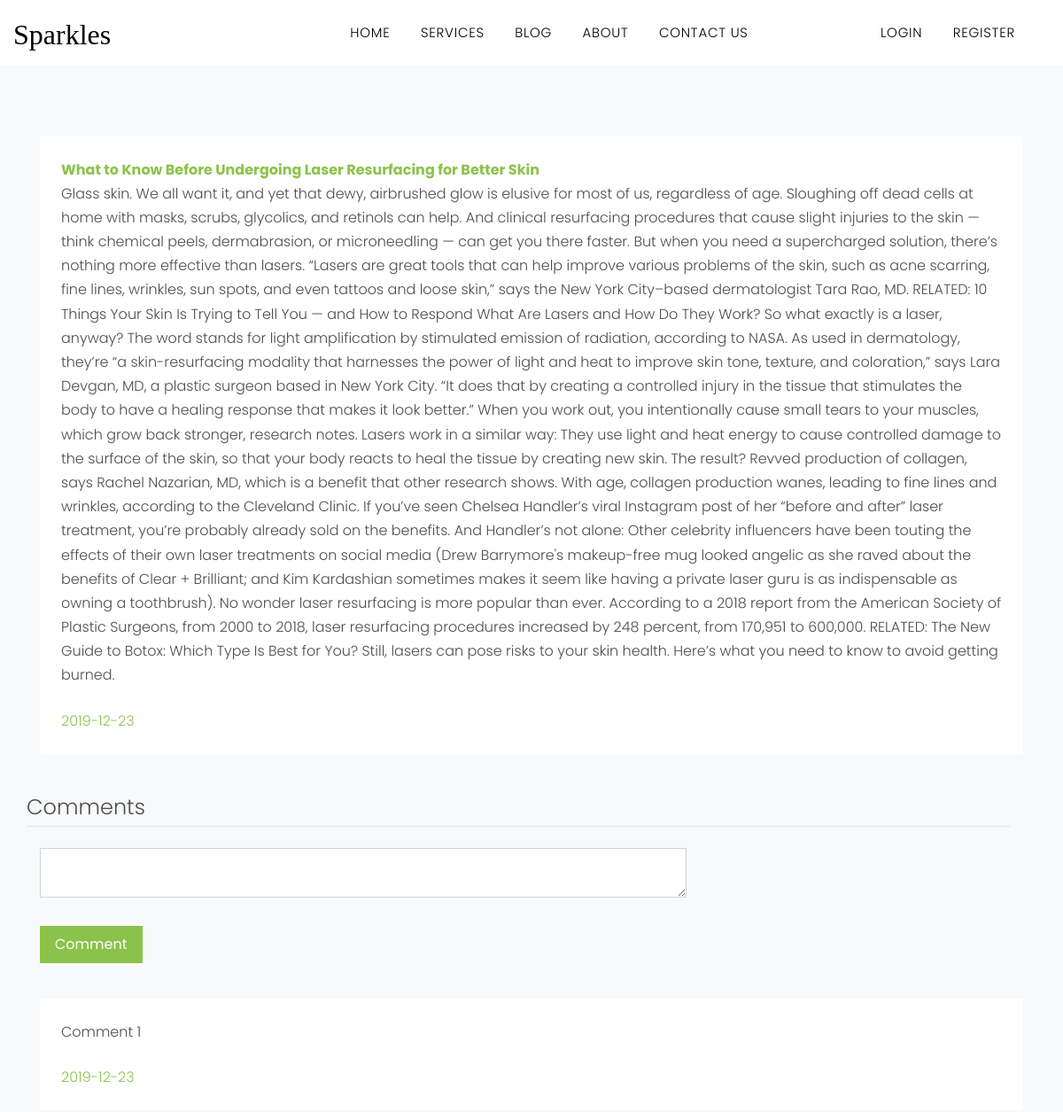
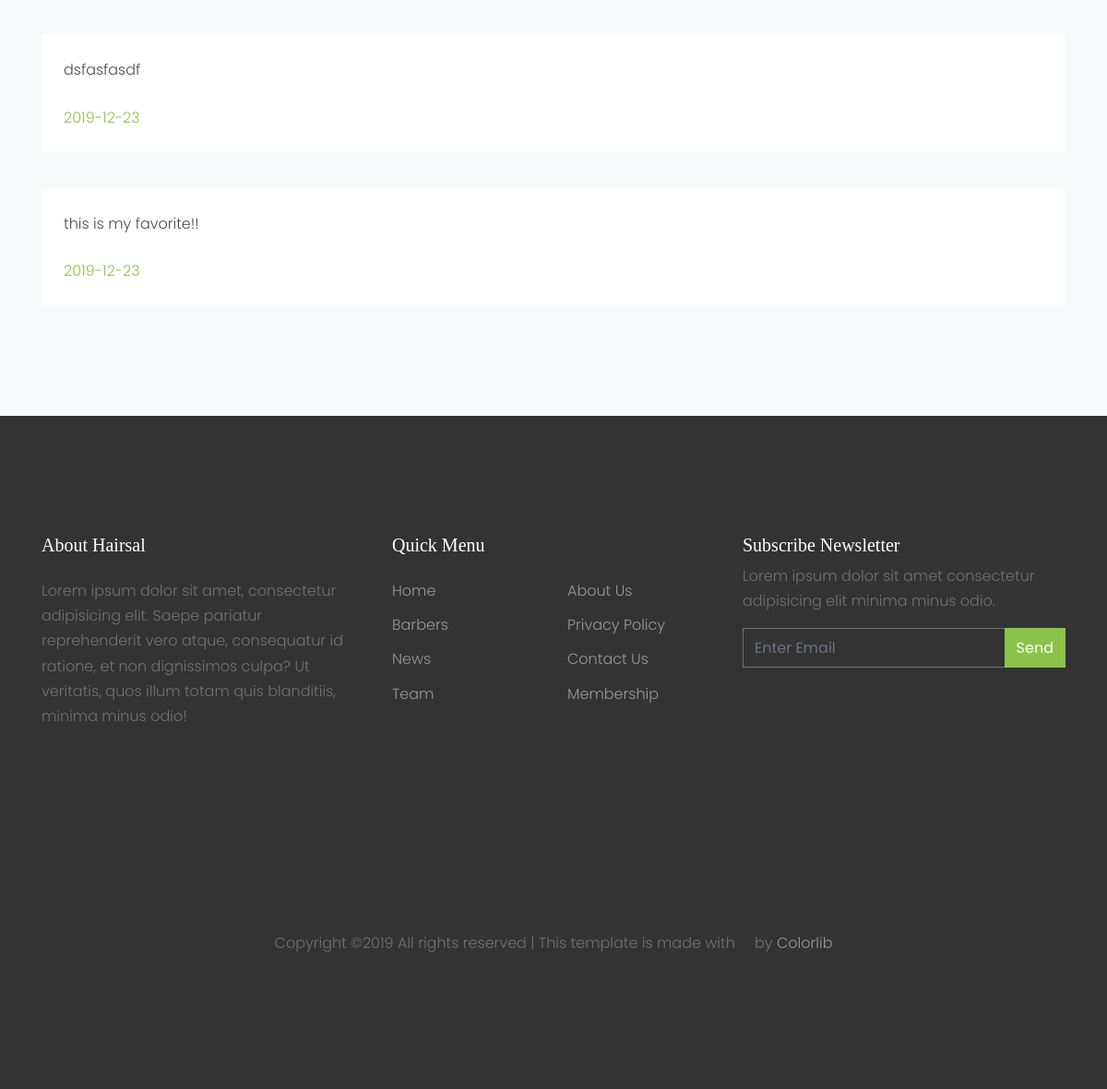
The page /post/12 on the database its author committed (2 pictures, top to bottom).
### flaskblog/models.py (models this page shows, shortened)
class Post(db.Model):
	id = db.Column(db.Integer, primary_key=True)
	title = db.Column(db.String(100), nullable=False)
	date_posted = db.Column(db.DateTime, nullable=False, default=datetime.utcnow)
	content = db.Column(db.Text, nullable=False)
	user_id = db.Column(db.Integer, db.ForeignKey('user.id'), nullable=False)
	likes = db.relationship('PostLike', backref='post', lazy='dynamic')

class Comment(db.Model):
    id = db.Column(db.Integer, primary_key=True)
    body = db.Column(db.String(100), nullable=False)
    timestamp = db.Column(db.DateTime, nullable=False, default=datetime.utcnow)
    post_id = db.Column(db.Integer, db.ForeignKey('post.id'), nullable=False)
    user_id = db.Column(db.Integer, db.ForeignKey('user.id'), nullable=False)

### flaskblog/routes.py (the view)
@app.route("/post/<int:post_id>")
def post(post_id):
	post = Post.query.get_or_404(post_id)
	comments = Comment.query.filter_by(post_id=post_id).all()
	form = AddCommentForm()
	comment_post(post_id)
	return render_template('post.html', title=post.title, post=post, form=form, comments=comments)

### flaskblog/forms.py
class AddCommentForm(FlaskForm):
    body = TextAreaField("Body", validators=[DataRequired()])
    submit = SubmitField("Comment")

### flaskblog/routes.py (called while the page is built)
@app.before_request
def before_request():
    if current_user.is_authenticated:
        current_user.last_seen = datetime.utcnow()
        db.session.commit()

### flaskblog/templates/post.html (shortened to what this page needs)
{% extends "layout.html" %}
{% block content %}
    <div class="site-section bg-light">
      <div class="container">
        <div class="row">
           <div class="col-md-12 mb-4">
               <div class="p-4 mb-3 bg-white">
                <p class="mb-0 font-weight-bold"><a href="{{ url_for('post', post_id=post.id) }}">{{ post.title }}</a></p>
                <p class="mb-4">{{ post.content }}</p>
                <p class="mb-0"><a href="#">{{ post.date_posted.strftime('%Y-%m-%d') }}</a></p>
               </div>
           </div>
            <div class="row col-md-12">
                <legend class="border-bottom mb-4">Comments</legend>
            </div>
            <form class="col-md-8 mb-4" method="POST" action="">
              <fieldset class="form-group">
                  <div class="form-group">
                      {% if form.body.errors %}
                          {{ form.body(class="form-control form-control-lg is-invalid") }}
                          <div class="invalid-feedback">
                              {% for error in form.body.errors %}
                                  <span>{{ error }}</span>
                              {% endfor %}
                          </div>
                      {% else %}
                          {{ form.body(class="form-control form-control-lg") }}
                      {% endif %}
                  </div>
              </fieldset>
              <div class="form-group">
                  {{ form.submit(class="btn btn-primary py-2 px-3 text-white") }}
              </div>
            </form>
            {% for comment in comments %}
            <div class="col-md-12 mb-4">
                <div class="p-4 mb-3 bg-white">
                  <p class="mb-4">{{ comment.body | safe }}</p>
                  <p class="mb-0"><a href="#">{{ comment.timestamp.strftime('%Y-%m-%d') }}</a></p>
                </div>
            </div>
            {% endfor %}
      </div>
    </div>
</div>
{% endblock content %}

### flaskblog/static/css/style.css (style rules this page uses)
body { line-height: 1.7; color: #4d4d4d; font-weight: 300; font-size: 1rem; }
a { -webkit-transition: .3s all ease; -o-transition: .3s all ease; transition: .3s all ease; }
.btn { border-radius: 0; }
.form-control { height: 43px; border-radius: 0; }
.site-section { padding: 2.5em 0; }
@media (min-width: 768px) { .site-section { padding: 5em 0; } }
.bg-light { background: #ccc; }

### rows shown on the page
Post: title "What to Know Before Undergoing Laser Resurfacing for Better Skin", content "Glass skin. We all want it, and yet that dewy, airbrushed glow is elusive for most of us, regardless of age. Sloughing off dead cells at home with masks, scrubs, glycolics, and retinols can help. And clinical resurfacing procedures that cause slight injuries to the skin — think chemical peels, dermabrasion, or microneedling — can get you there faster. But when you need a supercharged solution, there’s nothing more effective than lasers. “Lasers are great tools that can help improve various problems of the skin, such as acne scarring, fine lines, wrinkles, sun spots, and even tattoos and loose skin,” says the New York City–based dermatologist Tara Rao, MD. RELATED: 10 Things Your Skin Is…", date_posted "2019-12-23"
Comment: body "Comment 1", timestamp "2019-12-23"
Comment: body "dsfasfasdf", timestamp "2019-12-23"
Comment: body "this is my favorite!!", timestamp "2019-12-23"
